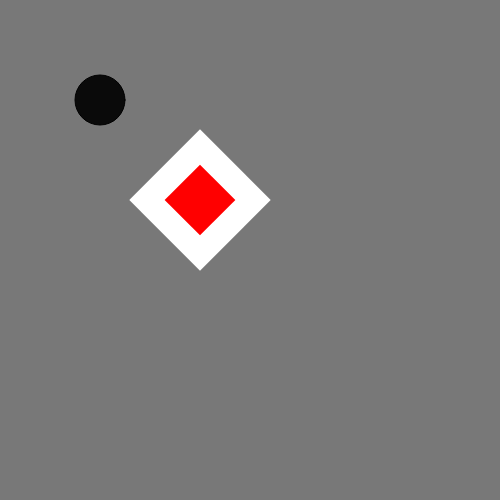
Frame 1 (no input)
Frame 60 (no input): identical to frame 1, image omitted
Frame 120 (the mouse pressed at the canvas centre since frame 60): identical to frame 1, image omitted

The p5.js sketch that drew this single still picture (run headless with seeded random() and noise() and a simulated clock; from frame 60 on, the mouse is pressed at the canvas centre):

// p5.js sketch
// ── sketch.js
function setup (){
    createCanvas( 500, 500 )
    rectMode(CENTER);
}

function draw (){
    background(120);
    
    push();
    translate(200, 200);
    rotate(Math.PI / 4);
    noStroke();
    fill(255);
    rect(0, 0, 100, 100);
    fill(255, 0, 0);
    rect(0, 0, 50, 50);
    pop();
    
    push();
    translate(100, 100);
    fill(10);
    ellipse(0, 0, 50, 50);
    pop();
    
}
